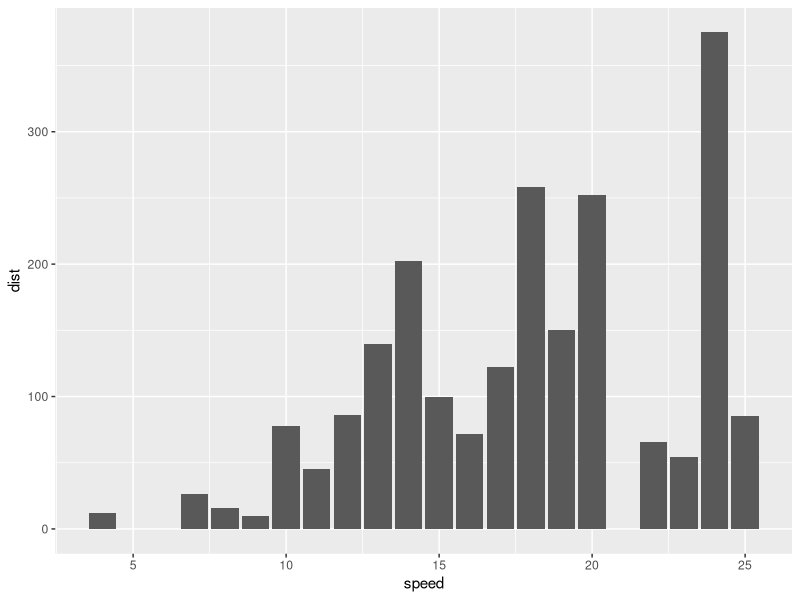
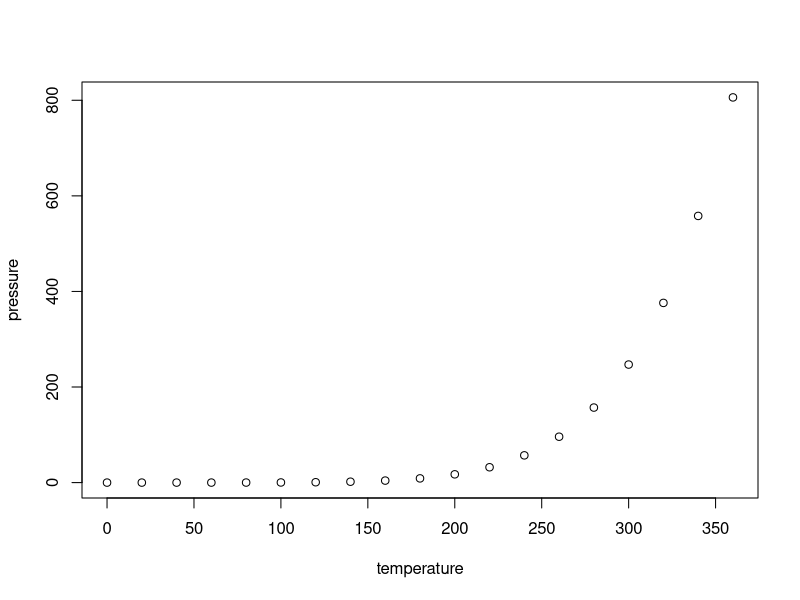

R code for these plots, in order:
## ---- chunk 1
knitr::opts_chunk$set(echo = TRUE)
## ---- chunk 2
library(tidyverse)
library(ggplot2)
summary(cars)
## ---- chunk 3

cars %>% 
  ggplot(aes(x = speed, y = dist)) +
  geom_col()

plot(pressure)

